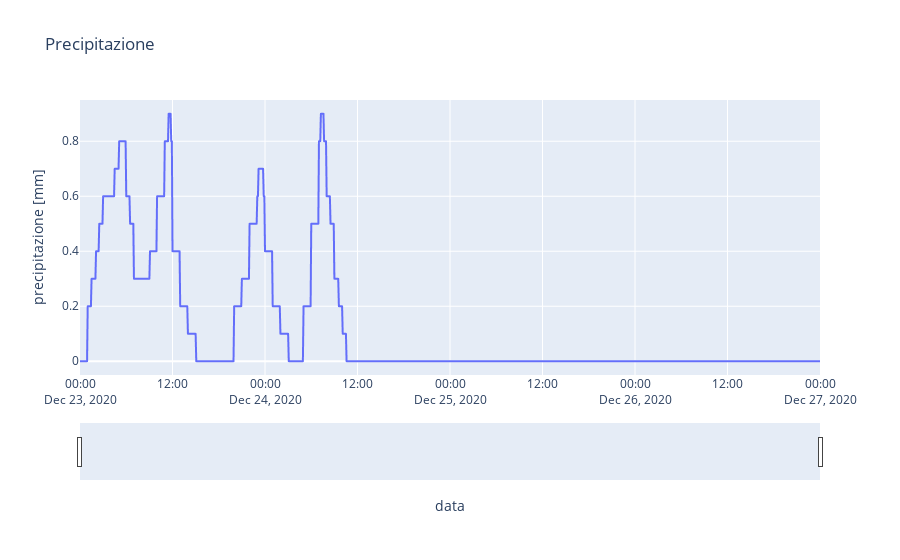

The cell this chart's notebook holds for it:
### Code cell
import plotly.express as px
%matplotlib inline 

fig = px.line(data,x='data', y='precipitazione [mm]',title='Precipitazione') 
fig.update_xaxes(rangeslider_visible=True)
fig.show()

### Figure 1 — Plotly figure (JSON) as saved in the notebook; plotly's stock layout.template omitted (floating-point values rounded to 4 significant figures; data arrays with more than 128 entries replaced by an {"elided": "..."} marker saying what was removed)
{"data": [{"hovertemplate": "data=%{x}<br>precipitazione [mm]=%{y}<extra></extra>", "legendgroup": "", "line": {"color": "#636efa", "dash": "solid"}, "marker": {"symbol": "circle"}, "mode": "lines", "name": "", "showlegend": false, "type": "scattergl", "x": {"elided": "1153 str values"}, "xaxis": "x", "y": {"elided": "1153 float values"}, "yaxis": "y"}], "layout": {"autosize": true, "legend": {"tracegroupgap": 0}, "title": {"text": "Precipitazione"}, "xaxis": {"anchor": "y", "autorange": false, "domain": [0, 1], "range": ["2020-12-23", "2020-12-27"], "rangeslider": {"autorange": true, "range": ["2020-12-23", "2020-12-27"], "visible": true, "yaxis": {"_template": null, "rangemode": "match"}}, "title": {"text": "data"}, "type": "date"}, "yaxis": {"anchor": "x", "autorange": true, "domain": [0, 1], "range": [-0.05, 0.95], "title": {"text": "precipitazione [mm]"}, "type": "linear"}}}
